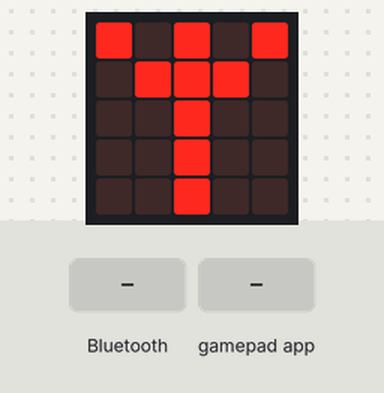
A program run on a simulated BBC micro:bit (MakeCode). Parts: the board's 5×5 LED display. The test bench sets the inputs (shaded band).

Above: at 1.6 s.
1.7 s: a phone connects over Bluetooth
At 2.7 s:
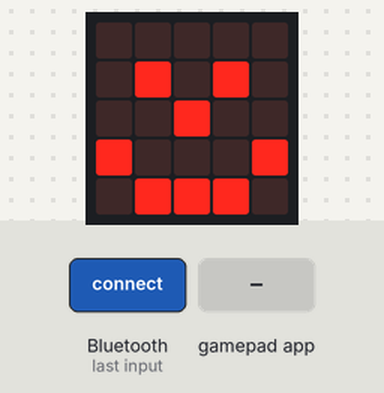
3.2 s: gamepad app sends A_UP
At 3.8 s:
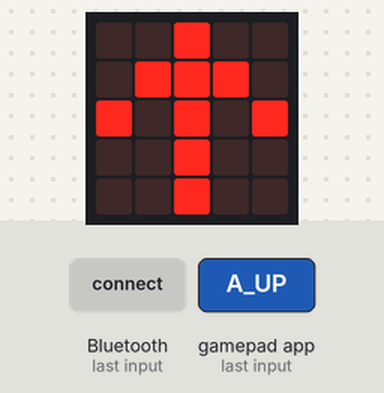
4.7 s: a phone disconnects over Bluetooth
At 5.0 s:
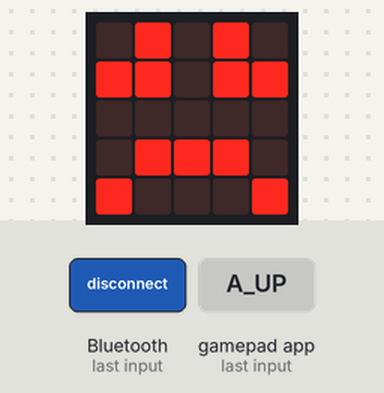
6.2 s: gamepad app sends B_DOWN
At 7.3 s:
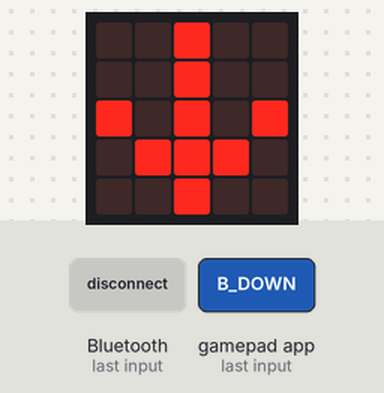
Timing chart, 0 to 8.7 s (numbered marks = the images above; inputs shaded):
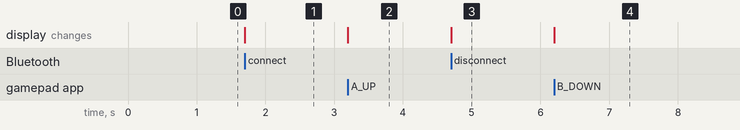

Measured:
- after the input at 1.7 s, the display: changes at once (image 1)
- after the input at 3.2 s, the display: changes at once (image 2)
- after the input at 4.7 s, the display: changes at once (image 3)
- after the input at 6.2 s, the display: changes at once (image 4)

The program:

main.ts
```typescript
bluetooth.onBluetoothConnected(function () {
    basic.showLeds(`
        . . . . .
        . # . # .
        . . # . .
        # . . . #
        . # # # .
        `)
})
bluetooth.onBluetoothDisconnected(function () {
    basic.showLeds(`
        . # . # .
        # # . # #
        . . . . .
        . # # # .
        # . . . #
        `)
})
control.onEvent(EventBusSource.MES_DPAD_CONTROLLER_ID, EventBusValue.MICROBIT_EVT_ANY, function () {
    if (control.eventValue() == EventBusValue.MES_DPAD_BUTTON_A_UP) {
        basic.showLeds(`
            . . # . .
            . # # # .
            # . # . #
            . . # . .
            . . # . .
            `)
    } else if (control.eventValue() == EventBusValue.MES_DPAD_BUTTON_B_DOWN) {
        basic.showLeds(`
            . . # . .
            . . # . .
            # . # . #
            . # # # .
            . . # . .
            `)
    }
})
basic.showLeds(`
    # . # . #
    . # # # .
    . . # . .
    . . # . .
    . . # . .
    `)
basic.forever(function () {

})
```

test.ts
```typescript
// aquí va el archivo "tests"; esto no se compilará cuando este paquete se utilice como una extensión.
```
